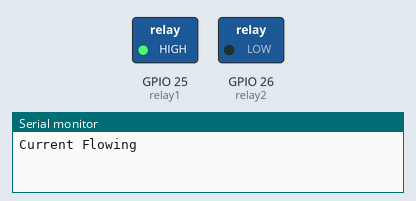
A sketch run on a simulated ESP32. Shown: switched loads named in the sketch (green lamp = pin HIGH), the last lines printed to the serial monitor.

Above: at 2.5 s.
At 12.5 s:
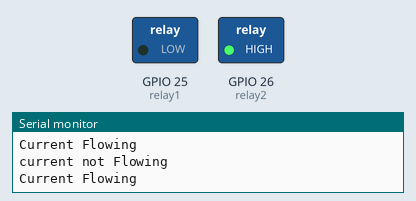
At 17.5 s:
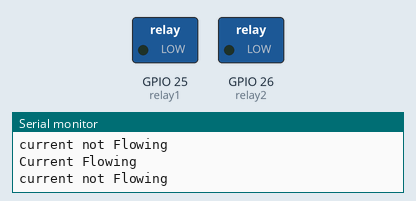
Timing chart, 0 to 26.0 s (numbered marks = the images above):
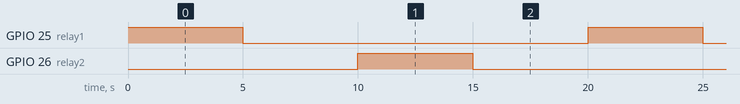

Measured:
- by itself, GPIO 25 (relay1), GPIO 26 (relay2): alternates HIGH for 5.0 s and LOW for 15.0 s
- by itself, everything shown: repeats every 20.0 s, in 4 steps

The sketch:

esp32.ino
```cpp
const int relay1=25;
const int relay2=26;

void setup() {
  Serial.begin(115200);
    pinMode(relay1, OUTPUT);

  Serial.begin(115200);
    pinMode(relay2, OUTPUT);
}

void loop(){
  digitalWrite(relay1,HIGH);
  Serial.println("Current Flowing");
  delay(5000);
  digitalWrite(relay1,LOW);
  Serial.println("current not Flowing");
  delay(5000);

  digitalWrite(relay2,HIGH);
  Serial.println("Current Flowing");
  delay(5000);
  digitalWrite(relay2,LOW);
  Serial.println("current not Flowing");
  delay(5000);
}
```
